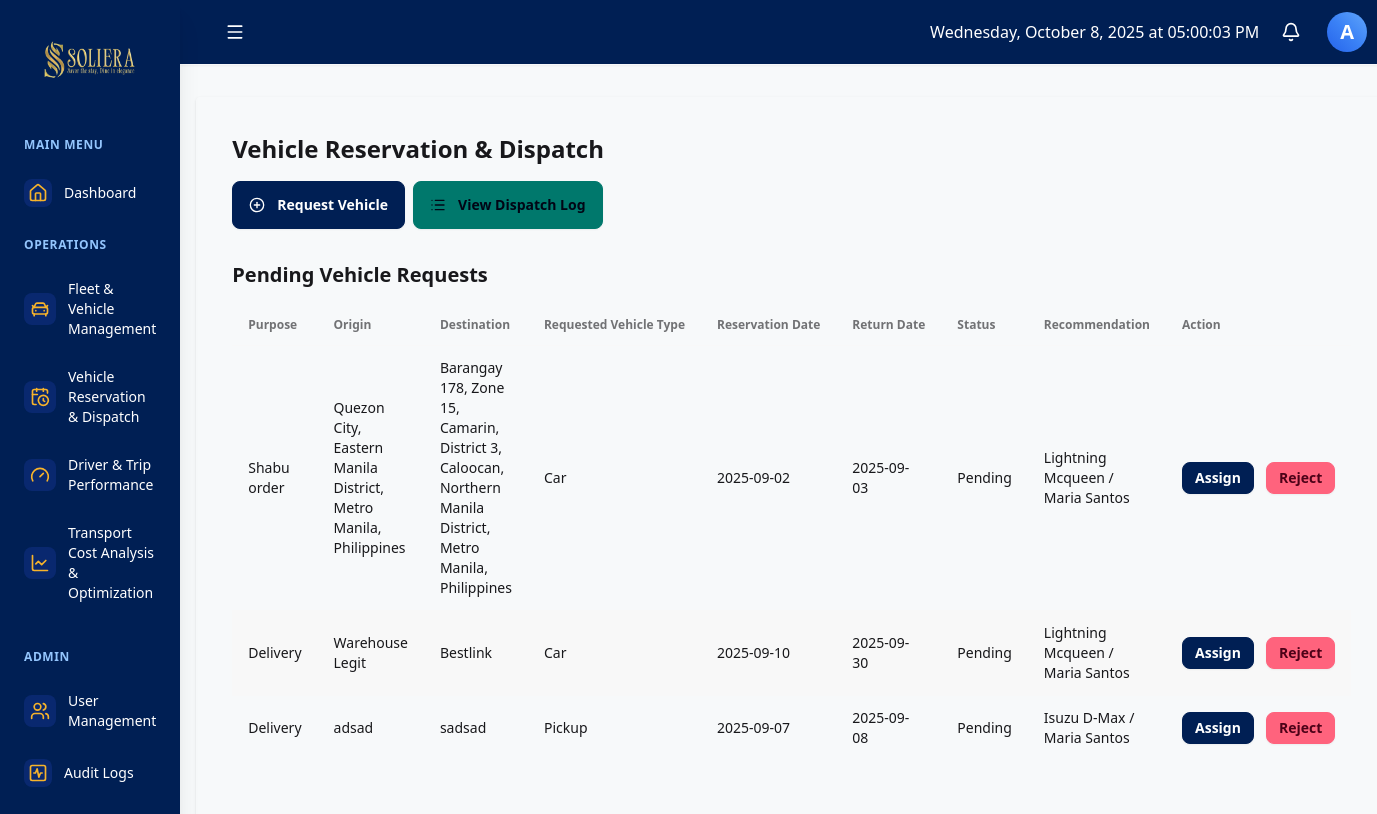
Page /dashboard.php?module=vrds (signed in) on the earlier database version.
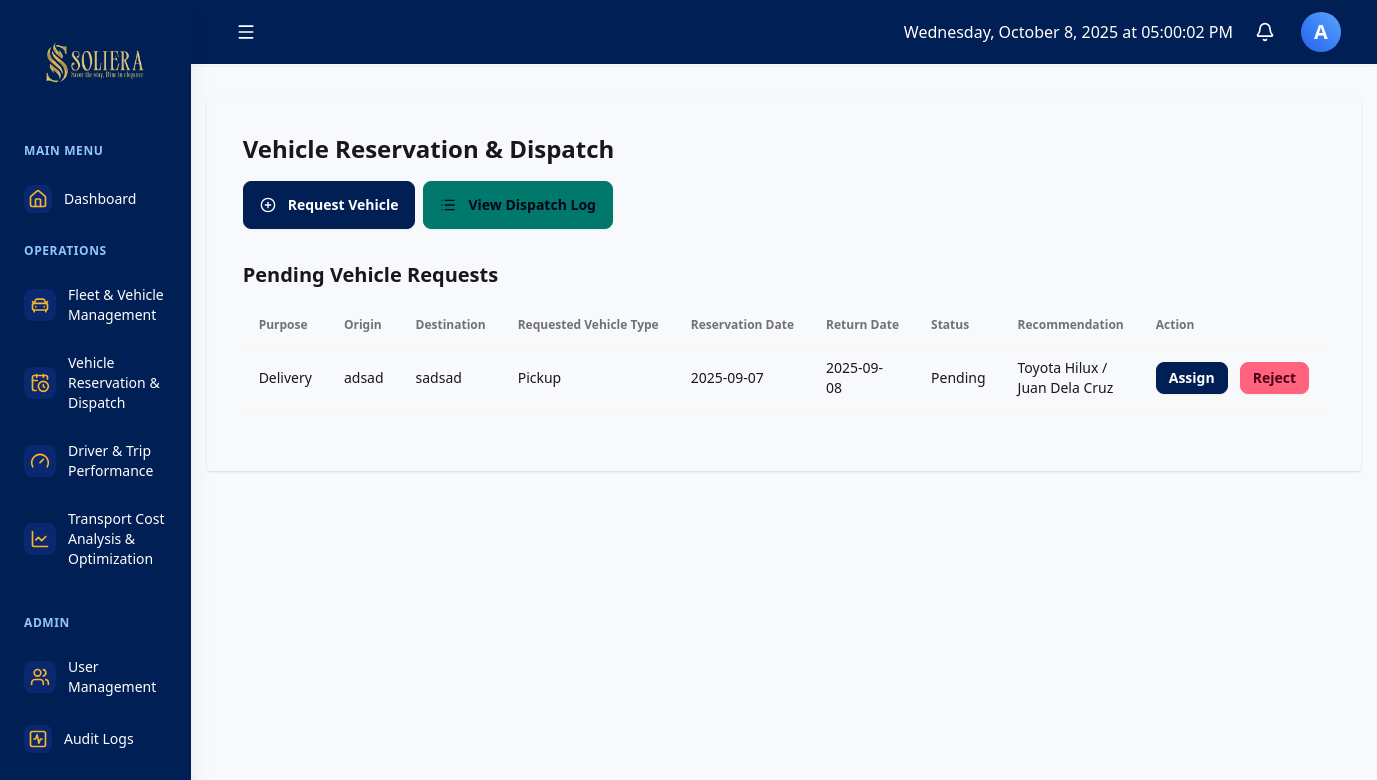
Same page on the later database version.
### tables this page shows
CREATE TABLE `vehicle_requests` (
  `id` int(11) NOT NULL,
  `requester_id` int(11) NOT NULL,
  `request_date` datetime NOT NULL,
  `reservation_date` date DEFAULT NULL,
  `expected_return` date DEFAULT NULL,
  `purpose` text DEFAULT NULL,
  `origin` varchar(255) DEFAULT NULL,
  `destination` varchar(255) DEFAULT NULL,
  `requested_vehicle_type` varchar(100) DEFAULT NULL,
  `requested_driver_id` int(11) DEFAULT NULL,
  `status` enum('Pending','Approved','Denied','Dispatched','Completed') DEFAULT 'Pending',
  `approved_by` int(11) DEFAULT NULL,
  `approved_at` datetime DEFAULT NULL,
  `dispatched_at` datetime DEFAULT NULL,
  `completed_at` datetime DEFAULT NULL,
  `notes` text DEFAULT NULL
);

CREATE TABLE `fleet_vehicles` (
  `id` int(11) NOT NULL,
  `vehicle_name` varchar(100) NOT NULL,
  `plate_number` varchar(20) NOT NULL,
  `vehicle_type` enum('Truck','Van','Pickup','Car') DEFAULT NULL,
  `status` enum('Active','Under Maintenance','Inactive','Dispatched') DEFAULT 'Active',
  `weight_capacity` decimal(6,2) DEFAULT NULL,
  `fuel_capacity` decimal(6,2) DEFAULT NULL,
  `vehicle_image` varchar(255) DEFAULT NULL
);

CREATE TABLE `drivers` (
  `id` int(11) NOT NULL,
  `eid` varchar(100) NOT NULL,
  `driver_name` varchar(100) NOT NULL,
  `license_number` varchar(50) DEFAULT NULL,
  `phone` varchar(20) DEFAULT NULL,
  `email` varchar(100) DEFAULT NULL,
  `status` enum('Available','Dispatched','Inactive') DEFAULT 'Available',
  `created_at` datetime DEFAULT current_timestamp()
);

### includes/functions.php (called while the page is built, shortened)
<?php
require 'db.php';
function fetchAll($table)
{
    global $conn;
    $result = $conn->query("SELECT * FROM $table");
    return $result->fetch_all(MYSQLI_ASSOC);
}

### includes/modules_logic.php (called while the page is built, shortened)
<?php
function recommend_assignment($vehicle_type = null)
{
    $vehicles = fetchAll('fleet_vehicles');
    $drivers = fetchAll('drivers');
    $vehicle = null;
    foreach ($vehicles as $v) {
        if ($v['status'] === 'Active' && (!$vehicle_type || stripos($v['vehicle_type'], $vehicle_type) !== false)) {
            $vehicle = $v;
            break;
        }
    }
    $driver = null;
    foreach ($drivers as $d) {
        if ($d['status'] === 'Available') {
            $driver = $d;
            break;
        }
    }
    return ['vehicle' => $vehicle, 'driver' => $driver];
}
$drivers = fetchAll('drivers');
$vehicles = fetchAll('fleet_vehicles');
?>
<?php
    $errors = [];
    $required_fields = ['driver_id', 'vehicle_id', 'trip_date', 'start_time', 'distance_traveled', 'fuel_consumed'];
    foreach ($required_fields as $field) {
        if (empty($data[$field])) {
            $errors[] = "The {$field} field is required.";
        }
    }
    return $errors;

### modules/vrds.php (the view, shortened to what this page needs)
<?php
require_once __DIR__ . '/../includes/functions.php';
require_once __DIR__ . '/../includes/modules_logic.php';
function vrds_view($baseURL) {
    $requests = fetchAll('vehicle_requests');
?>
    <div>
        <h2 class="text-lg md:text-2xl font-bold mb-4">Vehicle Reservation & Dispatch</h2>
        <div class="flex flex-col gap-2">
            <div class="flex gap-2 flex-wrap">
            <button class="btn btn-primary w-max" onclick="request_modal.showModal()">
                <i data-lucide="plus-circle" class="w-4 h-4 mr-1"></i> Request Vehicle
            </button>
            <button class="btn btn-secondary w-max" onclick="dispatch_log_modal.showModal()">
                <i data-lucide="list" class="w-4 h-4 mr-1"></i> View Dispatch Log
            </button>
            </div>
            <h3 class="text-md md:text-xl font-bold mt-6 mb-2">Pending Vehicle Requests</h3>
            <div class="overflow-x-auto mb-6">
                <table class="table table-zebra w-full">
                    <thead>
                        <tr>
                            <th>Purpose</th>
                            <th>Origin</th>
                            <th>Destination</th>
                            <th>Requested Vehicle Type</th>
                            <th>Reservation Date</th>
                            <th>Return Date</th>
                            <th>Status</th>
                            <th>Recommendation</th>
                            <th>Action</th>
                        </tr>
                    </thead>
                    <tbody>
                        <?php foreach ($requests as $req): ?>
                            <?php if ($req['status'] === 'Pending'): ?>
                                <?php $rec = recommend_assignment($req['requested_vehicle_type']); ?>
                                <tr>
                                    <td><?= htmlspecialchars($req['purpose']) ?></td>
                                    <td><?= htmlspecialchars($req['origin']) ?></td>
                                    <td><?= htmlspecialchars($req['destination']) ?></td>
                                    <td><?= htmlspecialchars($req['requested_vehicle_type']) ?></td>
                                    <td><?= htmlspecialchars($req['reservation_date'] ?? '') ?></td>
                                    <td><?= htmlspecialchars($req['expected_return'] ?? '') ?></td>
                                    <td><?= htmlspecialchars($req['status']) ?></td>
                                    <td>
                                        <?php if ($rec['vehicle'] && $rec['driver']): ?>
                                            <?= htmlspecialchars($rec['vehicle']['vehicle_name']) ?> / <?= htmlspecialchars($rec['driver']['driver_name']) ?>
                                        <?php else: ?>
                                            <span class="text-error">No available match</span>
                                        <?php endif; ?>
                                    </td>
                                    <td>
                                        <div class="flex flex-col md:flex-row gap-3">
                                            <button class="btn btn-primary btn-sm" onclick="assign_modal_<?= $req['id'] ?>.showModal()">Assign</button>
                                            <a href="<?= htmlspecialchars($baseURL . '&remove_request=' . $req['id']) ?>" class="btn btn-error btn-sm" style="margin-left: 0;" onclick="return confirm('Reject this vehicle request?')">Reject</a>
                                        </div>
                                    </td>
                                </tr>
                            <?php endif; ?>
                        <?php endforeach; ?>
                    </tbody>
                </table>
            </div>
            <link rel="stylesheet" href="https://unpkg.com/leaflet@1.9.4/dist/leaflet.css" />
        </div>
    <?php
}

### dashboard.php (shortened to what this page needs)
<?php
require __DIR__ . '/includes/functions.php';
$full_name = $_SESSION['full_name'];
$role = $_SESSION['role'];
$module = $_GET['module'] ?? 'dashboard';
$baseURL = 'dashboard.php?module=' . $module;
$moduleFile = __DIR__ . "/modules/{$module}.php";
if ($module === 'dashboard') {
  if (in_array($role, ['admin', 'manager', 'supervisor', 'fleet_manager'])) {
    $dashboard_include = __DIR__ . '/includes/dashboard_admin.php';
  } else {
    $dashboard_include = __DIR__ . '/includes/dashboard_user.php';
  }
} else if (file_exists($moduleFile)) {
  require_once $moduleFile;
}
?>
<!DOCTYPE html>
<html lang="en">
<head>
  <link href="https://cdn.jsdelivr.net/npm/daisyui@4.0.0/dist/full.css" rel="stylesheet" type="text/css" />
  <link rel="stylesheet" href="https://cdnjs.cloudflare.com/ajax/libs/font-awesome/6.4.0/css/all.min.css" />
  <link rel="stylesheet" href="./css/style.css" />
</head>
<body class="min-h-screen flex flex-row">
  <?php include 'includes/sidebar.php'; ?>
  <div class="flex flex-col w-full">
    <?php include 'includes/navbar.php'; ?>
    <div class="p-4">
      <div class="card mt-4 p-4 shadow rounded">
        <main class="card-body flex-1 p-5">
          <?php
          if ($module === 'dashboard') {
            include $dashboard_include;
          } else if ($module === 'audit_log' && function_exists('audit_log_view')) {
            audit_log_view();
          } else if (function_exists("{$module}_view")) {
            call_user_func("{$module}_view", $baseURL);
          }
          ?>
        </main>
      </div>
    </div>
  </div>
  <script src="https://cdn.tailwindcss.com"></script>
</body>
</html>

### includes/sidebar.php (shortened to what this page needs)
<div class="bg-[#001f54] pt-5 pb-4 flex flex-col fixed md:relative transition-all duration-300 ease-in-out
shadow-xl transform -translate-x-full md:transform-none md:translate-x-0 z-40 h-screen md:h-auto" id="sidebar">
  <div class="flex flex-col items-center justify-between flex-shrink-0 px-4 mb-6 text-center">
    <h1 class="text-xl font-bold text-white items-center gap-2 px-1 justify-center flex">
      <img id="sidebar-logo" class="hidden" src="images/logo/logofinal.png" alt="">
    </h1>
  </div>
  <div class="flex-1 flex flex-col overflow-y-auto overscroll-contain">
    <nav class="flex-1 px-2 space-y-1">
      <div class="px-4 py-2">
        <span class="text-xs font-semibold uppercase tracking-wider text-blue-300 sidebar-text">Main Menu</span>
      </div>
      <a href="dashboard.php" class="block">
        <div class=" flex items-center px-4 py-3 text-sm font-medium rounded-lg transition-all hover:bg-blue-600/50 text-white group">
          <div class="p-1 rounded-lg bg-blue-800/30 group-hover:bg-blue-700/50 transition-colors">
            <i data-lucide="home" class="w-5 h-5 text-[#F7B32B] group-hover:text-white"></i>
          </div>
          <span class="ml-3 sidebar-text">Dashboard</span>
        </div>
      </a>
      <div class="px-4 py-2 mt-4">
        <span class="text-xs font-semibold uppercase tracking-wider text-blue-300 sidebar-text">Operations</span>
      </div>
      <a href="./dashboard.php?module=fvm" class="block">
        <div class="flex items-center px-4 py-3 text-sm font-medium rounded-lg transition-all hover:bg-blue-600/50 text-white group">
          <div class="p-1.5 rounded-lg bg-blue-800/30 group-hover:bg-blue-700/50 transition-colors">
            <i data-lucide="car-front" class="w-5 h-5 text-[#F7B32B] group-hover:text-white"></i>
          </div>
          <span class="ml-3 sidebar-text">Fleet & Vehicle Management</span>
        </div>
      </a>
      <a href="./dashboard.php?module=vrds" class="block">
        <div class="flex items-center px-4 py-3 text-sm font-medium rounded-lg transition-all hover:bg-blue-600/50 text-white group">
          <div class="p-1.5 rounded-lg bg-blue-800/30 group-hover:bg-blue-700/50 transition-colors">
            <i data-lucide="calendar-clock" class="w-5 h-5 text-[#F7B32B] group-hover:text-white"></i>
          </div>
          <span class="ml-3 sidebar-text">Vehicle Reservation & Dispatch</span>
        </div>
      </a>
      <a href="./dashboard.php?module=driver_trip" class="block">
        <div class="flex items-center px-4 py-3 text-sm font-medium rounded-lg transition-all hover:bg-blue-600/50 text-white group">
          <div class="p-1.5 rounded-lg bg-blue-800/30 group-hover:bg-blue-700/50 transition-colors">
            <i data-lucide="gauge" class="w-5 h-5 text-[#F7B32B] group-hover:text-white"></i>
          </div>
          <span class="ml-3 sidebar-text">Driver & Trip Performance</span>
        </div>
      </a>
      <a href="./dashboard.php?module=tcao" class="block">
        <div class="flex items-center px-4 py-3 text-sm font-medium rounded-lg transition-all hover:bg-blue-600/50 text-white group">
          <div class="p-1.5 rounded-lg bg-blue-800/30 group-hover:bg-blue-700/50 transition-colors">
            <i data-lucide="chart-line" class="w-5 h-5 text-[#F7B32B] group-hover:text-white"></i>
          </div>
          <span class="ml-3 sidebar-text">Transport Cost Analysis & Optimization</span>
        </div>
      </a>
      <?php
      if ($_SESSION['role'] === 'admin') {
        echo '
        <a href="./dashboard.php?module=user_management" class="block">
          <div class="flex items"> </div>
      <div class="px-4 py-2 mt-4">
        <span class="text-xs font-semibold uppercase tracking-wider text-blue-300 sidebar-text">Admin</span>
      </div>
      <a href="./dashboard.php?module=user_management" class="block">
        <div class="flex items-center px-4 py-3 text-sm font-medium rounded-lg transition-all hover:bg-blue-600/50 text-white group">
          <div class="p-1.5 rounded-lg bg-blue-800/30 group-hover:bg-blue-700/50 transition-colors">
            <i data-lucide="users" class="w-5 h-5 text-[#F7B32B] group-hover:text-white"></i>
          </div>
          <span class="ml-3 sidebar-text">User Management</span>
        </div>
      </a>
  <a href="./dashboard.php?module=audit_log" class="block">
        <div class="flex items-center px-4 py-3 text-sm font-medium rounded-lg transition-all hover:bg-blue-600/50 text-white group">
          <div class="p-1 rounded-lg bg-blue-800/30 group-hover:bg-blue-700/50 transition-colors">
            <i data-lucide="square-activity" class="w-5 h-5 text-[#F7B32B] group-hover:text-white"></i>
          </div>
          <span class="ml-3 sidebar-text">Audit Logs</span>
        </div>
      </a>';
      }
      ?>
    </nav>
  </div>
</div>

### includes/navbar.php (shortened to what this page needs)
<header class="bg-[#001f54] shadow-sm z-10 border-b border-base-300 dark:border-gray-700 w-full">
  <div class="px-4 sm:px-6 lg:px-8">
    <div class="flex items-center justify-between h-16">
      <div class="flex items-center">
        <button onclick="toggleSidebar()" class="text-white btn btn-ghost btn-sm  transition-all hover:scale-105">
          <i data-lucide="menu" class="w-5 h-5"></i>
        </button>
      </div>
      <div class="flex items-center gap-4">
        <div class="animate-fadeIn">
          <span id="philippineTime" class="font-medium text-white max-sm:text-xs"></span>
        </div>
        <div class="dropdown dropdown-end">
          <button id="notification-button" tabindex="0" class="btn btn-ghost text-white btn-circle btn-sm relative">
            <i data-lucide="bell" class="w-5 h-5"></i>
          </button>
        </div>
        <div class="dropdown dropdown-end">
          <label tabindex="0" class="btn btn-ghost btn-circle">
            <div class="w-10 h-10 flex items-center justify-center rounded-full bg-gradient-to-tr from-blue-600 via-blue-500 to-blue-400 font-bold">
              <span class="text-center text-xl text-white"><?= strtoupper(substr($full_name, 0, 1)) ?></span>
            </div>
          </label>
        </div>
      </div>
    </div>
  </div>
</header>

### css/style.css (style rules this page uses)
[data-theme="light"] { color-scheme: light; --b1: 98% 0.003 247.858; --b2: 98% 0 0; --b3: 98% 0.002 247.839; --bc: 21% 0.006 285.885; --p: 0.2577 0.1035 259.71; --pc: 100% 0 0; --s: 0.5002 0.118 184.704; --sc: 12% 0.042 264.695; --a: 0.8102 0.1577 78.92; --ac: 0.0694 0.0217 265.72; --n: 0.3064 0.0875 265.72; --nc: 98% 0.003 247.858; --in: 50% 0.16 232.661; --inc: 100% 0 0; --su: 76% 0.177 163.223; --suc: 37% 0.077 168.94; --wa: 87% 0.169 91.605; --wac: 41% 0.112 45.904; --er: 71% 0.194 13.428; --erc: 27% 0.105 12.094; }

Differences in the rows shown:
removed vehicle_requests: purpose "Shabu order", origin "Quezon City, Eastern Manila District, Metro Manila, Philippines", destination "Barangay 178, Zone 15, Camarin, District 3, Caloocan, Northern Manila District, Metro Manila, Philippines", requested_vehicle_type "Car", reservation_date "2025-09-02", expected_return "2025-09-03", status "Pending", fleet_vehicles.vehicle_name "Lightning Mcqueen", drivers.driver_name "Maria Santos"
removed vehicle_requests: purpose "Delivery", origin "Warehouse Legit", destination "Bestlink", requested_vehicle_type "Car", reservation_date "2025-09-10", expected_return "2025-09-30", status "Pending", fleet_vehicles.vehicle_name "Lightning Mcqueen", drivers.driver_name "Maria Santos"
computed for vehicle_requests "Delivery": fleet_vehicles.vehicle_name "Isuzu D-Max" → "Toyota Hilux"; drivers.driver_name "Maria Santos" → "Juan Dela Cruz"
Other differences:
text written by a page script: "Wednesday, October 8, 2025 at 05:00:03 PM" → "Wednesday, October 8, 2025 at 05:00:02 PM"
